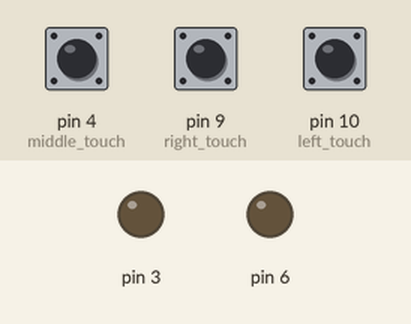
Simulated run of this sketch. Board: Arduino Uno, built with avr-gcc and run on an emulated ATmega328P. On the bench: output pins drawn as LEDs (lit = HIGH). The test bench sets the inputs (shaded band); at power-on: pin 10 (left_touch) LOW, pin 9 (right_touch) LOW, pin 4 (middle_touch) LOW. The ROS host is connected and sends only what is stated; random numbers use the default seed unless the sketch sets one.

Above: at 1.2 s.
1.3 s: pin 10 (left_touch) pulled HIGH for 0.15 s
At 3.2 s:
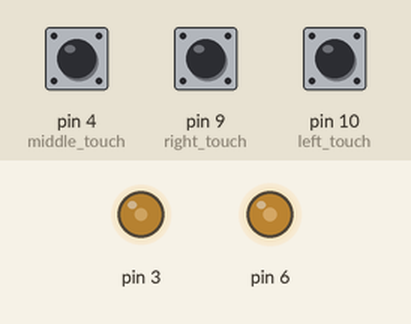
3.5 s: pin 9 (right_touch) pulled HIGH for 1 s
At 3.92 s:
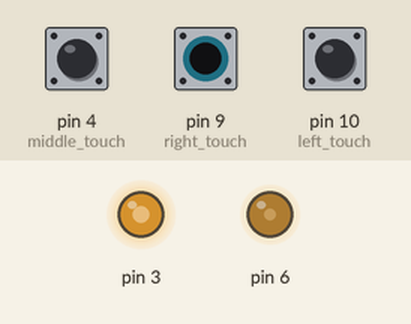
6.5 s: pin 9 (right_touch) pulled HIGH for 3.2 s
At 10.9 s:
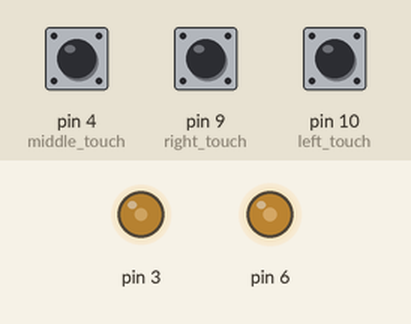
11.2 s: pin 10 (left_touch) pulled HIGH for 3.2 s
At 11.64 s:
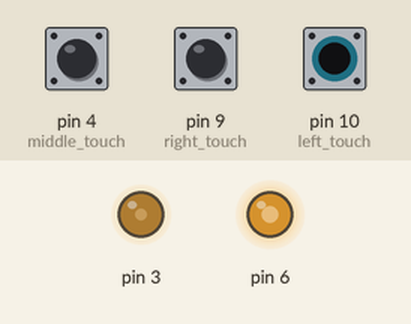
Timing chart, 0 to 16.1 s (numbered marks = the images above; inputs shaded):
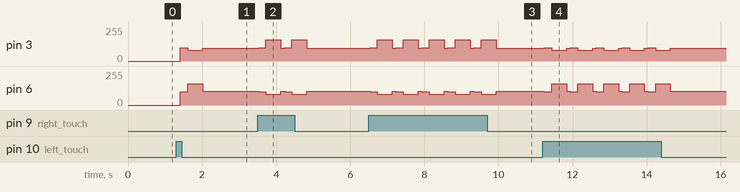

The sketch:

Main.ino
```cpp
/*
 * mobile robots check point 4
 * first receive a pair of int number from rpi
 * which indicating speed for car
 * then transform it into pwm value and send to
 * l298n to propel the car
 */

#include <ros.h>
#include <std_msgs/Int16.h>
#include <std_msgs/String.h>
#include <Motor.h>

#define in1 2
#define in2 5
#define enA 3
#define in3 7
#define in4 8
#define enB 6

//define sensor pin
#define left_touch 10
#define right_touch 9
#define middle_touch 4

int stat = 0;
int turn_count = 0;
boolean start = false;
ros::NodeHandle  nh;
int stage = 1;
int pwm_l = 90;
int pwm_r = 100;
int pwm_l_old = 90;
int pwm_r_old = 100;
Motor m1;
Motor m2;
boolean left=LOW,right=LOW,middle=LOW;

void rotate();
void go_straight();
void turn();
void back_right();
void back_left();
void turn_ninty();
void tunr_mninty();

std_msgs::String car_stat;
ros::Publisher pub("/arduino/pub", &car_stat);

void messageCb(const std_msgs::Int16& msg)
{
  stat = msg.data;
}

ros::Subscriber<std_msgs::Int16> sub("/arduino/sub", messageCb );

void setup()
{
  m1.set(in1, in2, enA);
  m1.setup();
  m2.set(in4, in3, enB);
  m2.setup();

  pinMode(left_touch, INPUT);
  pinMode(right_touch, INPUT);
  pinMode(middle_touch, INPUT);

  nh.initNode();
  nh.advertise(pub);
  nh.subscribe(sub);
  delay(10);
  //pwm_l = 150;
  //pwm_r = 150;
}

void loop()
{
  left = digitalRead(left_touch);
  right = digitalRead(right_touch);
  middle = digitalRead(middle_touch);

  if(start == false)
  {
    if(left == HIGH)
      start = true;
  }
  else
  {
    if(left == HIGH)
    {
      back_left();
    }
    else if(right == HIGH)
    {
      back_right();
    }
    else if(middle == HIGH)
    {
      car_stat.data = "find";
      pub.publish(&car_stat);
      stage = 2;
    }
    switch(stat){
      case 1:
        rotate();
        break;
      case 0:
        go_straight();
        break;
      case 2:
        turn();
        break;
    }
  }
  nh.spinOnce();
  delay(100);
}

void go_alittle(){
  m1.setSpeed(100);
  m2.setSpeed(115);
  delay(500);
}

void rotate(){
  m1.setSpeed(170);
  m2.setSpeed(0);
  delay(150);
  m1.setSpeed(0);
  delay(300);
  turn_count += 1;
  if(turn_count == 16)
  {
    go_alittle();
    turn_count = 0;
  }
}

void go_straight(){
  m1.setSpeed(95);
  m2.setSpeed(105);
}

void turn(){
  int car_speed = random(0,2);

  m1.setSpeed(-260 * car_speed + 130);
  m2.setSpeed(260 * car_speed - 130);
  delay(200);
  stat = 0;
}

void back_left()
{
  if(start == true)
  {
    m1.setSpeed(-100);
    m2.setSpeed(-100);
    delay(200);

    turn_mninty();
  }
}

void back_right()
{
  if(start == true)
  {
    m1.setSpeed(-100);
    m2.setSpeed(-100);
    delay(200);

    turn_ninty();
  }
}

void turn_ninty()
{
  m1.setSpeed(-200);
  m2.setSpeed(0);
  delay(400);
}

void turn_mninty()
{
  m1.setSpeed(0);
  m2.setSpeed(-200);
  delay(400);
}
```

Measured:
- after the input at 1.3 s, pin 3: 0/255 → 100/255 after 0.12 s, → 80/255 0.20 s later, → 95/255 0.40 s later; pin 6: 0/255 → 100/255 after 0.12 s, → 160/255 0.20 s later, → 105/255 0.40 s later
- after the input at 3.5 s, pin 3: 95/255 → 100/255 at once, → 160/255 0.20 s later, → 95/255 0.40 s later, → 100/255 0.10 s later, … (6 changes in this stretch); pin 6: 105/255 → 100/255 at once, → 80/255 0.20 s later, → 105/255 0.40 s later, → 100/255 0.10 s later, … (6 changes in this stretch)
- after the input at 6.5 s, pin 3: 95/255 → 100/255 at once, then repeats every 0.70 s: 160/255 0.40 s, 95/255 0.10 s, 100/255 0.20 s, until it stays 95/255 from 9.9 s; pin 6: 105/255 → 100/255 at once, then repeats every 0.70 s: 80/255 0.40 s, 105/255 0.10 s, 100/255 0.20 s, until it stays 105/255 from 9.9 s
- after the input at 11.2 s, pin 3: 95/255 → 100/255 at once, then repeats every 0.70 s: 80/255 0.40 s, 95/255 0.10 s, 100/255 0.20 s, until it stays 95/255 from 14.6 s; pin 6: 105/255 → 100/255 at once, then repeats every 0.70 s: 160/255 0.40 s, 105/255 0.10 s, 100/255 0.20 s, until it stays 105/255 from 14.6 s
